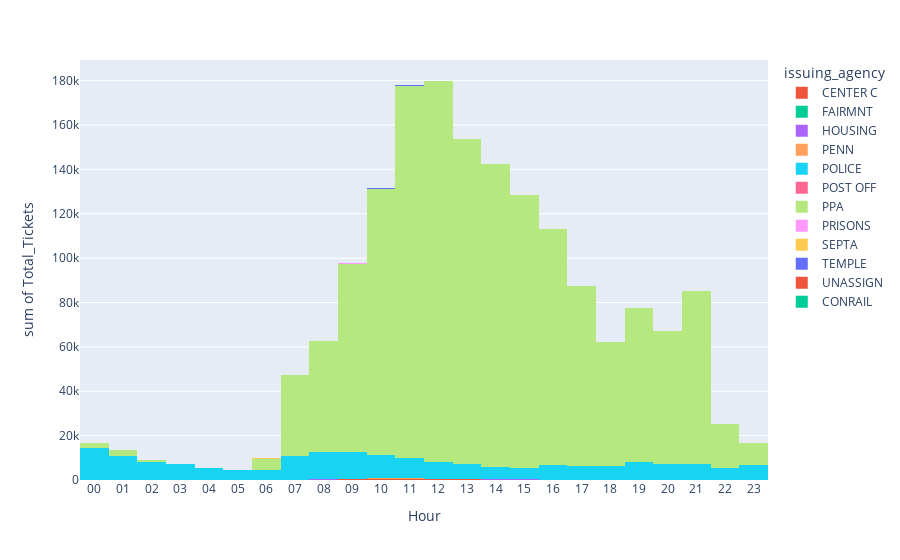

Source (notebook cell):
### Code cell
fig = px.histogram(run_query(FinesByHour), x="Hour", y="Total_Tickets", color="issuing_agency")

fig.update_layout(
    bargap=0.0,# gap between bars of adjacent location coordinates
    barmode='stack'
)
fig.show()

### Figure 1 — Plotly figure (JSON) as saved in the notebook; plotly's stock layout.template omitted (floating-point values rounded to 4 significant figures)
{"data": [{"alignmentgroup": "True", "bingroup": "x", "histfunc": "sum", "hovertemplate": "issuing_agency=CENTER C<br>Hour=%{x}<br>sum of Total_Tickets=%{y}<extra></extra>", "legendgroup": "CENTER C", "marker": {"color": "#EF553B", "pattern": {"shape": ""}}, "name": "CENTER C", "offsetgroup": "CENTER C", "orientation": "v", "showlegend": true, "type": "histogram", "x": ["00", "01", "02", "03", "04", "05", "06", "07", "08", "09", "10", "11", "12", "13", "14", "15", "16", "17", "18", "19", "20", "21", "22", "23"], "xaxis": "x", "y": [21, 10, 7, 41, 54, 20, 27, 75, 143, 278, 378, 307, 262, 262, 163, 181, 137, 135, 88, 126, 66, 38, 11, 16], "yaxis": "y"}, {"alignmentgroup": "True", "bingroup": "x", "histfunc": "sum", "hovertemplate": "issuing_agency=FAIRMNT<br>Hour=%{x}<br>sum of Total_Tickets=%{y}<extra></extra>", "legendgroup": "FAIRMNT", "marker": {"color": "#00cc96", "pattern": {"shape": ""}}, "name": "FAIRMNT", "offsetgroup": "FAIRMNT", "orientation": "v", "showlegend": true, "type": "histogram", "x": ["00", "03", "05", "07", "08", "09", "10", "11", "12", "13", "14", "15", "16", "17", "18", "19", "20", "21", "22", "23"], "xaxis": "x", "y": [3, 1, 1, 2, 2, 41, 142, 115, 44, 27, 8, 6, 4, 12, 16, 17, 13, 4, 5, 2], "yaxis": "y"}, {"alignmentgroup": "True", "bingroup": "x", "histfunc": "sum", "hovertemplate": "issuing_agency=HOUSING<br>Hour=%{x}<br>sum of Total_Tickets=%{y}<extra></extra>", "legendgroup": "HOUSING", "marker": {"color": "#ab63fa", "pattern": {"shape": ""}}, "name": "HOUSING", "offsetgroup": "HOUSING", "orientation": "v", "showlegend": true, "type": "histogram", "x": ["00", "01", "02", "03", "04", "05", "06", "07", "08", "09", "10", "11", "12", "13", "14", "15", "16", "17", "18", "19", "20", "21", "22", "23"], "xaxis": "x", "y": [48, 24, 13, 12, 9, 12, 3, 12, 107, 140, 144, 103, 80, 76, 63, 42, 42, 26, 7, 3, 16, 18, 16, 16], "yaxis": "y"}, {"alignmentgroup": "True", "bingroup": "x", "histfunc": "sum", "hovertemplate": "issuing_agency=PENN<br>Hour=%{x}<br>sum of Total_Tickets=%{y}<extra></extra>", "legendgroup": "PENN", "marker": {"color": "#FFA15A", "pattern": {"shape": ""}}, "name": "PENN", "offsetgroup": "PENN", "orientation": "v", "showlegend": true, "type": "histogram", "x": ["00", "01", "02", "03", "04", "05", "06", "07", "08", "09", "10", "11", "12", "13", "14", "15", "16", "17", "18", "19", "20", "21", "22", "23"], "xaxis": "x", "y": [53, 17, 8, 5, 2, 5, 15, 59, 78, 114, 218, 232, 136, 137, 69, 45, 32, 25, 26, 31, 19, 34, 27, 20], "yaxis": "y"}, {"alignmentgroup": "True", "bingroup": "x", "histfunc": "sum", "hovertemplate": "issuing_agency=POLICE<br>Hour=%{x}<br>sum of Total_Tickets=%{y}<extra></extra>", "legendgroup": "POLICE", "marker": {"color": "#19d3f3", "pattern": {"shape": ""}}, "name": "POLICE", "offsetgroup": "POLICE", "orientation": "v", "showlegend": true, "type": "histogram", "x": ["00", "01", "02", "03", "04", "05", "06", "07", "08", "09", "10", "11", "12", "13", "14", "15", "16", "17", "18", "19", "20", "21", "22", "23"], "xaxis": "x", "y": [14455, 10610, 8067, 7013, 5230, 4447, 4255, 10759, 12129, 11861, 10402, 9370, 7562, 6710, 5458, 5058, 6586, 5985, 6066, 7834, 7112, 7230, 5547, 6558], "yaxis": "y"}, {"alignmentgroup": "True", "bingroup": "x", "histfunc": "sum", "hovertemplate": "issuing_agency=POST OFF<br>Hour=%{x}<br>sum of Total_Tickets=%{y}<extra></extra>", "legendgroup": "POST OFF", "marker": {"color": "#FF6692", "pattern": {"shape": ""}}, "name": "POST OFF", "offsetgroup": "POST OFF", "orientation": "v", "showlegend": true, "type": "histogram", "x": ["00", "01", "02", "04", "05", "06", "10", "17", "18"], "xaxis": "x", "y": [1, 1, 1, 3, 1, 4, 1, 1, 3], "yaxis": "y"}, {"alignmentgroup": "True", "bingroup": "x", "histfunc": "sum", "hovertemplate": "issuing_agency=PPA<br>Hour=%{x}<br>sum of Total_Tickets=%{y}<extra></extra>", "legendgroup": "PPA", "marker": {"color": "#B6E880", "pattern": {"shape": ""}}, "name": "PPA", "offsetgroup": "PPA", "orientation": "v", "showlegend": true, "type": "histogram", "x": ["00", "01", "02", "03", "04", "05", "06", "07", "08", "09", "10", "11", "12", "13", "14", "15", "16", "17", "18", "19", "20", "21", "22", "23"], "xaxis": "x", "y": [2098, 2832, 808, 121, 65, 194, 5376, 36459, 50119, 85067, 119850, 167490, 171611, 146351, 136611, 122951, 106189, 81072, 55806, 69590, 59859, 77888, 19460, 10009], "yaxis": "y"}, {"alignmentgroup": "True", "bingroup": "x", "histfunc": "sum", "hovertemplate": "issuing_agency=PRISONS<br>Hour=%{x}<br>sum of Total_Tickets=%{y}<extra></extra>", "legendgroup": "PRISONS", "marker": {"color": "#FF97FF", "pattern": {"shape": ""}}, "name": "PRISONS", "offsetgroup": "PRISONS", "orientation": "v", "showlegend": true, "type": "histogram", "x": ["00", "01", "07", "08", "09", "10", "11", "12", "13", "14", "15", "16", "17", "18", "19", "21", "22"], "xaxis": "x", "y": [7, 2, 57, 41, 88, 58, 23, 23, 23, 31, 25, 28, 19, 5, 2, 1, 1], "yaxis": "y"}, {"alignmentgroup": "True", "bingroup": "x", "histfunc": "sum", "hovertemplate": "issuing_agency=SEPTA<br>Hour=%{x}<br>sum of Total_Tickets=%{y}<extra></extra>", "legendgroup": "SEPTA", "marker": {"color": "#FECB52", "pattern": {"shape": ""}}, "name": "SEPTA", "offsetgroup": "SEPTA", "orientation": "v", "showlegend": true, "type": "histogram", "x": ["00", "01", "02", "03", "04", "05", "06", "07", "08", "09", "10", "11", "12", "13", "14", "15", "16", "17", "18", "19", "20", "21", "22", "23"], "xaxis": "x", "y": [50, 11, 6, 10, 2, 31, 52, 85, 90, 93, 82, 74, 54, 29, 33, 60, 79, 88, 75, 62, 72, 22, 16, 14], "yaxis": "y"}, {"alignmentgroup": "True", "bingroup": "x", "histfunc": "sum", "hovertemplate": "issuing_agency=TEMPLE<br>Hour=%{x}<br>sum of Total_Tickets=%{y}<extra></extra>", "legendgroup": "TEMPLE", "marker": {"color": "#636efa", "pattern": {"shape": ""}}, "name": "TEMPLE", "offsetgroup": "TEMPLE", "orientation": "v", "showlegend": true, "type": "histogram", "x": ["00", "01", "02", "03", "04", "05", "06", "07", "08", "09", "10", "11", "12", "13", "14", "15", "16", "17", "18", "19", "20", "21", "22", "23"], "xaxis": "x", "y": [33, 19, 13, 10, 7, 21, 16, 32, 100, 107, 122, 113, 75, 83, 69, 18, 31, 31, 24, 37, 18, 29, 17, 15], "yaxis": "y"}, {"alignmentgroup": "True", "bingroup": "x", "histfunc": "sum", "hovertemplate": "issuing_agency=UNASSIGN<br>Hour=%{x}<br>sum of Total_Tickets=%{y}<extra></extra>", "legendgroup": "UNASSIGN", "marker": {"color": "#EF553B", "pattern": {"shape": ""}}, "name": "UNASSIGN", "offsetgroup": "UNASSIGN", "orientation": "v", "showlegend": true, "type": "histogram", "x": ["11", "16", "18"], "xaxis": "x", "y": [3, 1, 1], "yaxis": "y"}, {"alignmentgroup": "True", "bingroup": "x", "histfunc": "sum", "hovertemplate": "issuing_agency=CONRAIL<br>Hour=%{x}<br>sum of Total_Tickets=%{y}<extra></extra>", "legendgroup": "CONRAIL", "marker": {"color": "#00cc96", "pattern": {"shape": ""}}, "name": "CONRAIL", "offsetgroup": "CONRAIL", "orientation": "v", "showlegend": true, "type": "histogram", "x": ["21"], "xaxis": "x", "y": [2], "yaxis": "y"}], "layout": {"bargap": 0, "barmode": "stack", "legend": {"title": {"text": "issuing_agency"}, "tracegroupgap": 0}, "margin": {"t": 60}, "xaxis": {"anchor": "y", "domain": [0, 1], "title": {"text": "Hour"}}, "yaxis": {"anchor": "x", "domain": [0, 1], "title": {"text": "sum of Total_Tickets"}}}}
